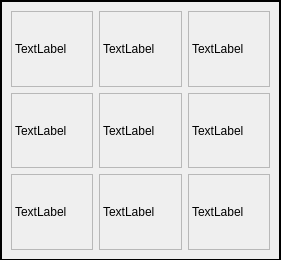
<?xml version="1.0" encoding="UTF-8"?>
<ui version="4.0">
 <class>Block</class>
 <widget class="QWidget" name="Block">
  <property name="geometry">
   <rect>
    <x>0</x>
    <y>0</y>
    <width>281</width>
    <height>260</height>
   </rect>
  </property>
  <property name="windowTitle">
   <string>Form</string>
  </property>
  <widget class="QFrame" name="gridFrame">
   <property name="geometry">
    <rect>
     <x>0</x>
     <y>0</y>
     <width>281</width>
     <height>261</height>
    </rect>
   </property>
   <property name="frameShape">
    <enum>QFrame::Panel</enum>
   </property>
   <property name="lineWidth">
    <number>2</number>
   </property>
   <layout class="QGridLayout" name="gridLayout">
    <item row="2" column="2">
     <widget class="QLabel" name="bk9">
      <property name="frameShape">
       <enum>QFrame::StyledPanel</enum>
      </property>
      <property name="text">
       <string>TextLabel</string>
      </property>
     </widget>
    </item>
    <item row="0" column="1">
     <widget class="QLabel" name="bk2">
      <property name="frameShape">
       <enum>QFrame::StyledPanel</enum>
      </property>
      <property name="text">
       <string>TextLabel</string>
      </property>
     </widget>
    </item>
    <item row="1" column="0">
     <widget class="QLabel" name="bk4">
      <property name="frameShape">
       <enum>QFrame::StyledPanel</enum>
      </property>
      <property name="text">
       <string>TextLabel</string>
      </property>
     </widget>
    </item>
    <item row="0" column="0">
     <widget class="QLabel" name="bk1">
      <property name="frameShape">
       <enum>QFrame::StyledPanel</enum>
      </property>
      <property name="text">
       <string>TextLabel</string>
      </property>
     </widget>
    </item>
    <item row="0" column="2">
     <widget class="QLabel" name="bk3">
      <property name="frameShape">
       <enum>QFrame::StyledPanel</enum>
      </property>
      <property name="text">
       <string>TextLabel</string>
      </property>
     </widget>
    </item>
    <item row="2" column="0">
     <widget class="QLabel" name="bk7">
      <property name="frameShape">
       <enum>QFrame::StyledPanel</enum>
      </property>
      <property name="text">
       <string>TextLabel</string>
      </property>
     </widget>
    </item>
    <item row="1" column="2">
     <widget class="QLabel" name="bk6">
      <property name="frameShape">
       <enum>QFrame::StyledPanel</enum>
      </property>
      <property name="text">
       <string>TextLabel</string>
      </property>
     </widget>
    </item>
    <item row="2" column="1">
     <widget class="QLabel" name="bk8">
      <property name="frameShape">
       <enum>QFrame::StyledPanel</enum>
      </property>
      <property name="text">
       <string>TextLabel</string>
      </property>
     </widget>
    </item>
    <item row="1" column="1">
     <widget class="QLabel" name="bk5">
      <property name="frameShape">
       <enum>QFrame::StyledPanel</enum>
      </property>
      <property name="text">
       <string>TextLabel</string>
      </property>
     </widget>
    </item>
   </layout>
  </widget>
 </widget>
 <resources/>
 <connections/>
</ui>
